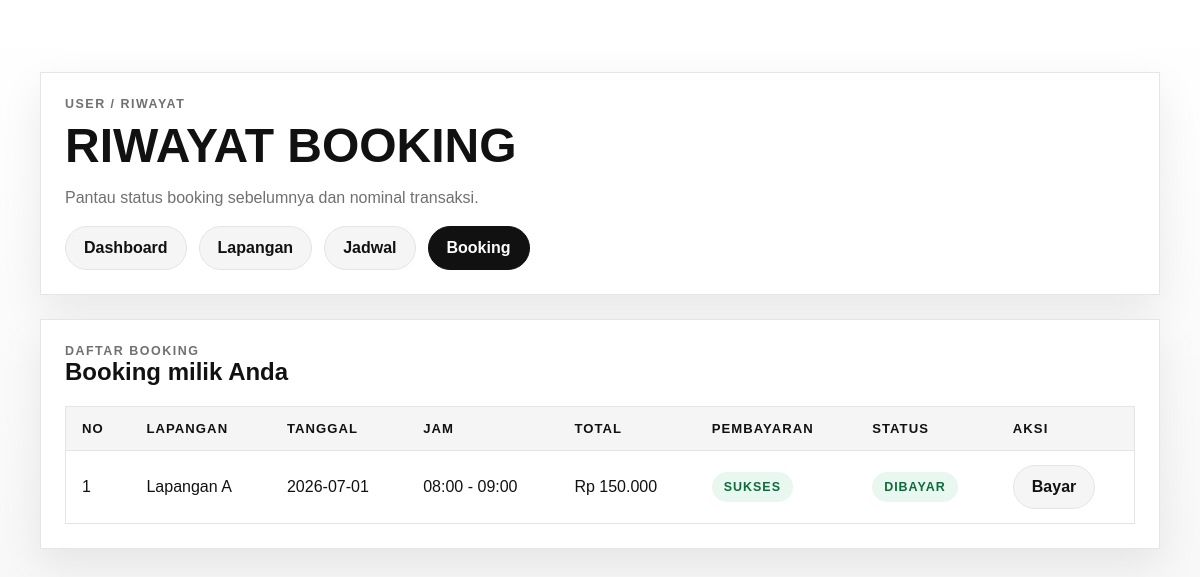
The app's page /user/riwayat.php (signed in) with its own data.
### tables this page shows
CREATE TABLE IF NOT EXISTS booking (
  id INT AUTO_INCREMENT PRIMARY KEY,
  user_id INT NOT NULL,
  lapangan_id INT NOT NULL,
  jadwal_id INT NOT NULL,
  tanggal_booking DATE NOT NULL,
  total_harga INT NOT NULL,
  status ENUM('pending', 'dibayar', 'selesai', 'batal') NOT NULL DEFAULT 'pending',
  CONSTRAINT fk_booking_user
    FOREIGN KEY (user_id) REFERENCES users(id)
    ON UPDATE CASCADE
    ON DELETE RESTRICT,
  CONSTRAINT fk_booking_lapangan
    FOREIGN KEY (lapangan_id) REFERENCES lapangan(id)
    ON UPDATE CASCADE
    ON DELETE RESTRICT,
  CONSTRAINT fk_booking_jadwal
    FOREIGN KEY (jadwal_id) REFERENCES jadwal(id)
    ON UPDATE CASCADE
    ON DELETE RESTRICT,
  INDEX idx_booking_user_status (user_id, status),
  INDEX idx_booking_tanggal (tanggal_booking)
);

CREATE TABLE IF NOT EXISTS lapangan (
  id INT AUTO_INCREMENT PRIMARY KEY,
  nama_lapangan VARCHAR(100) NOT NULL,
  harga_per_jam INT NOT NULL,
  status ENUM('tersedia', 'maintenance') NOT NULL DEFAULT 'tersedia'
);

CREATE TABLE IF NOT EXISTS jadwal (
  id INT AUTO_INCREMENT PRIMARY KEY,
  lapangan_id INT NOT NULL,
  tanggal DATE NOT NULL,
  jam_mulai TIME NOT NULL,
  jam_selesai TIME NOT NULL,
  status ENUM('tersedia', 'dibooking') NOT NULL DEFAULT 'tersedia',
  CONSTRAINT fk_jadwal_lapangan
    FOREIGN KEY (lapangan_id) REFERENCES lapangan(id)
    ON UPDATE CASCADE
    ON DELETE RESTRICT,
  INDEX idx_jadwal_lapangan_tanggal (lapangan_id, tanggal)
);

CREATE TABLE IF NOT EXISTS pembayaran (
  id INT AUTO_INCREMENT PRIMARY KEY,
  booking_id INT NOT NULL,
  metode VARCHAR(50) NOT NULL,
  status ENUM('pending', 'sukses', 'gagal') NOT NULL DEFAULT 'pending',
  transaction_id VARCHAR(100) DEFAULT NULL,
  created_at TIMESTAMP NOT NULL DEFAULT CURRENT_TIMESTAMP,
  CONSTRAINT fk_pembayaran_booking
    FOREIGN KEY (booking_id) REFERENCES booking(id)
    ON UPDATE CASCADE
    ON DELETE CASCADE,
  UNIQUE KEY uq_pembayaran_transaction_id (transaction_id),
  INDEX idx_pembayaran_booking_status (booking_id, status)
);

### user/riwayat.php (the view, shortened to what this page needs)
<?php
require_once __DIR__ . '/../config/koneksi.php';
if (!function_exists('render_status_badge')) {
  function render_status_badge(string $status): string
  {
    $normalized = strtolower(trim($status));
    $classMap = [
      'pending' => 'status-badge status-pending',
      'sukses' => 'status-badge status-success',
      'success' => 'status-badge status-success',
      'dibayar' => 'status-badge status-success',
      'gagal' => 'status-badge status-failed',
      'failed' => 'status-badge status-failed',
      'batal' => 'status-badge status-failed',
      'selesai' => 'status-badge status-info',
    ];
    $class = $classMap[$normalized] ?? 'status-badge status-info';
    return '<span class="' . $class . '">' . htmlspecialchars($status, ENT_QUOTES, 'UTF-8') . '</span>';
  }
}
$stmt = $pdo->prepare('SELECT b.id, l.nama_lapangan, j.tanggal, j.jam_mulai, j.jam_selesai, b.total_harga, b.status, b.tanggal_booking, p.status AS payment_status
    FROM booking b
    INNER JOIN lapangan l ON l.id = b.lapangan_id
    INNER JOIN jadwal j ON j.id = b.jadwal_id
  INNER JOIN pembayaran p ON p.booking_id = b.id
    WHERE b.user_id = :user_id
    ORDER BY b.id DESC');
$stmt->execute(['user_id' => (int) $_SESSION['user_id']]);
$bookingList = $stmt->fetchAll();
require_once __DIR__ . '/../includes/header.php';
?>
<div class="container hero">
  <div class="grid" style="gap: 24px;">
    <div class="card">
      <div class="kicker">User / Riwayat</div>
      <h1 style="font-size: clamp(2rem, 4vw, 3.2rem);">Riwayat booking</h1>
      <p class="muted">Pantau status booking sebelumnya dan nominal transaksi.</p>
      <div class="nav">
        <a class="pill secondary" href="dashboard_user.php">Dashboard</a>
        <a class="pill secondary" href="lapangan.php">Lapangan</a>
        <a class="pill secondary" href="jadwal.php">Jadwal</a>
        <a class="pill" href="booking.php">Booking</a>
      </div>
    </div>
    <section class="card">
      <div class="kicker">Daftar Booking</div>
      <h2>Booking milik Anda</h2>
      <div style="overflow-x: auto;">
        <table class="table">
          <thead>
            <tr>
              <th>No</th>
              <th>Lapangan</th>
              <th>Tanggal</th>
              <th>Jam</th>
              <th>Total</th>
              <th>Pembayaran</th>
              <th>Status</th>
              <th>Aksi</th>
            </tr>
          </thead>
          <tbody>
            <?php if (empty($bookingList)): ?>
              <tr>
                <td colspan="7" class="muted">Belum ada booking.</td>
              </tr>
            <?php else: ?>
              <?php foreach ($bookingList as $index => $booking): ?>
                <tr>
                  <td><?php echo $index + 1; ?></td>
                  <td><?php echo htmlspecialchars($booking['nama_lapangan'], ENT_QUOTES, 'UTF-8'); ?></td>
                  <td><?php echo htmlspecialchars($booking['tanggal_booking'], ENT_QUOTES, 'UTF-8'); ?></td>
                  <td><?php echo htmlspecialchars(substr($booking['jam_mulai'], 0, 5) . ' - ' . substr($booking['jam_selesai'], 0, 5), ENT_QUOTES, 'UTF-8'); ?></td>
                  <td>Rp <?php echo number_format((int) $booking['total_harga'], 0, ',', '.'); ?></td>
                  <td><?php echo render_status_badge($booking['payment_status']); ?></td>
                  <td><?php echo render_status_badge($booking['status']); ?></td>
                  <td>
                    <a class="pill secondary" href="pembayaran.php?booking_id=<?php echo (int) $booking['id']; ?>">Bayar</a>
                  </td>
                </tr>
              <?php endforeach; ?>
            <?php endif; ?>
          </tbody>
        </table>
      </div>
    </section>
  </div>
</div>
<?php require_once __DIR__ . '/../includes/footer.php'; ?>

### assets/css/style.css (style rules this page uses)
:root { --ink: #111111; --canvas: #ffffff; --soft-cloud: #f5f5f5; --hairline: #e5e5e5; --muted: #707072; --sale: #d30005; --radius: 9999px; --shadow: 0 16px 40px rgba(17, 17, 17, 0.08); --font-sans: Arial, Helvetica, sans-serif; }
* { box-sizing: border-box; }
body { margin: 0; font-family: var(--font-sans); background: linear-gradient(180deg, #ffffff 0%, #f7f7f7 100%); color: var(--ink); }
a { color: inherit; text-decoration: none; }
.container { width: min(1120px, calc(100% - 32px)); margin: 0 auto; }
.nav { display: flex; gap: 12px; flex-wrap: wrap; }
.pill, .button { display: inline-flex; align-items: center; justify-content: center; min-height: 44px; padding: 0 18px; border-radius: var(--radius); border: 1px solid var(--ink); background: var(--ink); color: #fff; font-weight: 700; transition: transform 160ms ease, box-shadow 160ms ease, background-color 160ms ease, color 160ms ease, border-color 160ms ease; }
.button.secondary, .pill.secondary { background: var(--soft-cloud); color: var(--ink); border-color: var(--hairline); }
.hero { padding: 72px 0 56px; }
.card { background: #fff; border: 1px solid var(--hairline); box-shadow: var(--shadow); padding: 24px; transition: transform 180ms ease, box-shadow 180ms ease, border-color 180ms ease; }
.table tbody tr { transition: background-color 150ms ease; }
.kicker { text-transform: uppercase; letter-spacing: 0.12em; color: var(--muted); font-size: 0.78rem; font-weight: 700; }
h1, h2, h3, p { margin-top: 0; }
h1 { font-size: clamp(2.5rem, 6vw, 5rem); line-height: 0.95; text-transform: uppercase; margin: 12px 0 16px; }
p { line-height: 1.6; color: #2f2f31; }
.grid { display: grid; gap: 16px; }
.table { width: 100%; border-collapse: collapse; background: #fff; border: 1px solid var(--hairline); }
.table th, .table td { padding: 14px 16px; text-align: left; border-bottom: 1px solid var(--hairline); }
.table th { background: var(--soft-cloud); font-size: 0.82rem; text-transform: uppercase; letter-spacing: 0.08em; }
.muted { color: var(--muted); }
.status-badge { display: inline-flex; align-items: center; justify-content: center; min-height: 30px; padding: 0 12px; border-radius: var(--radius); font-size: 0.78rem; font-weight: 700; text-transform: uppercase; letter-spacing: 0.08em; }
.status-success { background: #e8f7ef; color: #0f6b3b; }

### records on screen
booking: lapangan.nama_lapangan "Lapangan A", tanggal_booking "2026-07-01", jadwal.jam_selesai "08:00 - 09:00", total_harga "150.000", pembayaran.status "SUKSES DIBAYAR"
